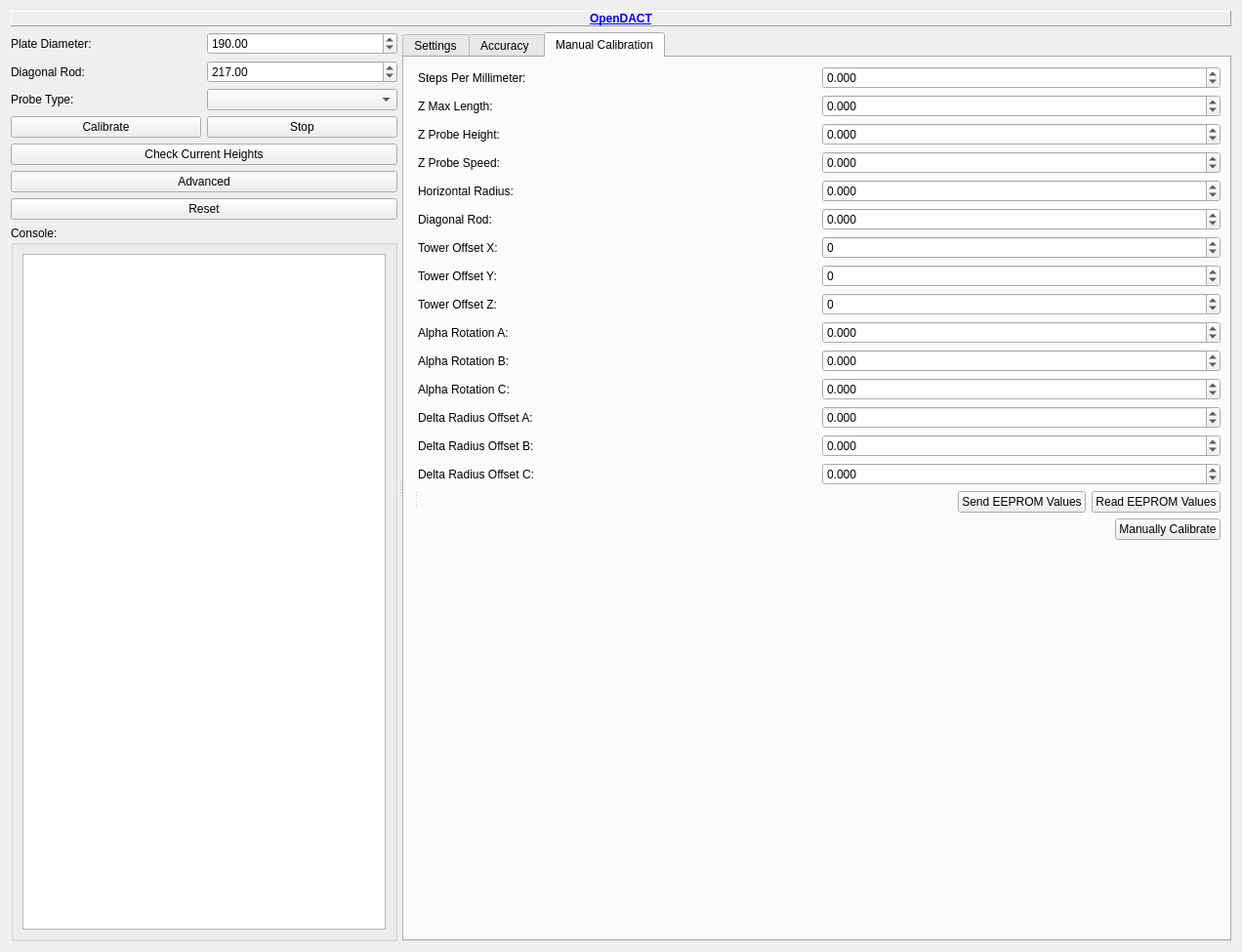
<?xml version="1.0" encoding="UTF-8"?>
<ui version="4.0">
 <class>opendact_wnd</class>
 <widget class="QWidget" name="opendact_wnd">
  <property name="geometry">
   <rect>
    <x>0</x>
    <y>0</y>
    <width>1272</width>
    <height>975</height>
   </rect>
  </property>
  <property name="windowTitle">
   <string>Form</string>
  </property>
  <layout class="QVBoxLayout" name="verticalLayout_4">
   <item>
    <widget class="QLabel" name="label_2">
     <property name="sizePolicy">
      <sizepolicy hsizetype="Preferred" vsizetype="Fixed">
       <horstretch>0</horstretch>
       <verstretch>0</verstretch>
      </sizepolicy>
     </property>
     <property name="frameShape">
      <enum>QFrame::Panel</enum>
     </property>
     <property name="frameShadow">
      <enum>QFrame::Raised</enum>
     </property>
     <property name="text">
      <string>&lt;a href=&quot;http://forum.seemecnc.com/viewtopic.php?f=36&amp;t=8698&amp;sid=8914461096b24bb2954e1de80a75742e&quot;&gt;&lt;b&gt;OpenDACT&lt;/b&gt;&lt;/a&gt;</string>
     </property>
     <property name="alignment">
      <set>Qt::AlignCenter</set>
     </property>
    </widget>
   </item>
   <item>
    <widget class="QSplitter" name="splitter">
     <property name="orientation">
      <enum>Qt::Horizontal</enum>
     </property>
     <property name="handleWidth">
      <number>5</number>
     </property>
     <widget class="QWidget" name="layoutWidget">
      <layout class="QVBoxLayout" name="verticalLayout">
       <item>
        <layout class="QHBoxLayout" name="horizontalLayout_2">
         <item>
          <widget class="QLabel" name="label36">
           <property name="text">
            <string>Plate Diameter:</string>
           </property>
          </widget>
         </item>
         <item>
          <widget class="QDoubleSpinBox" name="textPlateDiameter">
           <property name="maximum">
            <double>1000.000000000000000</double>
           </property>
           <property name="value">
            <double>190.000000000000000</double>
           </property>
          </widget>
         </item>
        </layout>
       </item>
       <item>
        <layout class="QHBoxLayout" name="horizontalLayout_3">
         <item>
          <widget class="QLabel" name="label11">
           <property name="text">
            <string>Diagonal Rod:</string>
           </property>
          </widget>
         </item>
         <item>
          <widget class="QDoubleSpinBox" name="diagonalRodLengthText">
           <property name="maximum">
            <double>1000.000000000000000</double>
           </property>
           <property name="value">
            <double>217.000000000000000</double>
           </property>
          </widget>
         </item>
        </layout>
       </item>
       <item>
        <layout class="QHBoxLayout" name="horizontalLayout">
         <item>
          <widget class="QLabel" name="label4">
           <property name="text">
            <string>Probe Type:</string>
           </property>
          </widget>
         </item>
         <item>
          <widget class="QComboBox" name="comboBoxZMin"/>
         </item>
        </layout>
       </item>
       <item>
        <layout class="QHBoxLayout" name="horizontalLayout_4">
         <item>
          <widget class="QPushButton" name="calibrateButton">
           <property name="text">
            <string>Calibrate</string>
           </property>
          </widget>
         </item>
         <item>
          <widget class="QPushButton" name="stopBut">
           <property name="text">
            <string>Stop</string>
           </property>
          </widget>
         </item>
        </layout>
       </item>
       <item>
        <widget class="QPushButton" name="checkHeightsBut">
         <property name="text">
          <string>Check Current Heights</string>
         </property>
        </widget>
       </item>
       <item>
        <widget class="QPushButton" name="openAdvanced">
         <property name="text">
          <string>Advanced</string>
         </property>
        </widget>
       </item>
       <item>
        <widget class="QPushButton" name="resetPrinter">
         <property name="text">
          <string>Reset</string>
         </property>
        </widget>
       </item>
       <item>
        <widget class="QGroupBox" name="groupBox">
         <property name="title">
          <string>Console:</string>
         </property>
         <layout class="QHBoxLayout" name="horizontalLayout_5">
          <item>
           <widget class="QPlainTextEdit" name="consoleMain"/>
          </item>
         </layout>
        </widget>
       </item>
      </layout>
     </widget>
     <widget class="QTabWidget" name="tabControl1">
      <property name="currentIndex">
       <number>2</number>
      </property>
      <widget class="QWidget" name="tab">
       <attribute name="title">
        <string>Settings</string>
       </attribute>
       <layout class="QVBoxLayout" name="verticalLayout_3">
        <item>
         <layout class="QGridLayout" name="gridLayout">
          <item row="6" column="0">
           <widget class="QLabel" name="label11_9">
            <property name="text">
             <string>Probing Height:</string>
            </property>
           </widget>
          </item>
          <item row="7" column="0">
           <widget class="QLabel" name="label11_10">
            <property name="text">
             <string>Heuristic Mode:</string>
            </property>
           </widget>
          </item>
          <item row="5" column="0">
           <widget class="QLabel" name="label11_8">
            <property name="text">
             <string>Probing Speed (mm/s):</string>
            </property>
           </widget>
          </item>
          <item row="2" column="1">
           <widget class="QDoubleSpinBox" name="textHRadRatio">
            <property name="minimum">
             <double>-99.989999999999995</double>
            </property>
           </widget>
          </item>
          <item row="1" column="2">
           <widget class="QLabel" name="label11_20">
            <property name="text">
             <string>Z Max Length:</string>
            </property>
           </widget>
          </item>
          <item row="1" column="0">
           <widget class="QLabel" name="label11_4">
            <property name="text">
             <string>Heightmap Accuracy (+/-):</string>
            </property>
           </widget>
          </item>
          <item row="2" column="0">
           <widget class="QLabel" name="label11_5">
            <property name="text">
             <string>Horizontal Radius Change:</string>
            </property>
           </widget>
          </item>
          <item row="3" column="0">
           <widget class="QLabel" name="label11_6">
            <property name="text">
             <string>FSR Plate Offset (mm):</string>
            </property>
           </widget>
          </item>
          <item row="0" column="1">
           <widget class="QDoubleSpinBox" name="textAccuracy">
            <property name="minimum">
             <double>-99.989999999999995</double>
            </property>
            <property name="value">
             <double>0.050000000000000</double>
            </property>
           </widget>
          </item>
          <item row="0" column="2">
           <widget class="QLabel" name="label11_3">
            <property name="text">
             <string>Steps Per Millimeter:</string>
            </property>
           </widget>
          </item>
          <item row="4" column="0">
           <widget class="QLabel" name="label11_7">
            <property name="text">
             <string>Maximum Iterations:</string>
            </property>
           </widget>
          </item>
          <item row="1" column="1">
           <widget class="QDoubleSpinBox" name="textAccuracy2">
            <property name="minimum">
             <double>-99.989999999999995</double>
            </property>
           </widget>
          </item>
          <item row="3" column="1">
           <widget class="QDoubleSpinBox" name="textFSRPO">
            <property name="minimum">
             <double>-99.989999999999995</double>
            </property>
           </widget>
          </item>
          <item row="8" column="0">
           <widget class="QLabel" name="label11_11">
            <property name="text">
             <string>Steps Per Millimeter Change:</string>
            </property>
           </widget>
          </item>
          <item row="4" column="1">
           <widget class="QSpinBox" name="textMaxIterations">
            <property name="maximum">
             <number>100</number>
            </property>
           </widget>
          </item>
          <item row="11" column="0">
           <widget class="QLabel" name="label11_14">
            <property name="text">
             <string>Alpha Rotation Percentage Correction:</string>
            </property>
           </widget>
          </item>
          <item row="9" column="0">
           <widget class="QLabel" name="label11_12">
            <property name="text">
             <string>Tower SPM Percentage Correction:</string>
            </property>
           </widget>
          </item>
          <item row="5" column="1">
           <widget class="QSpinBox" name="textProbingSpeed"/>
          </item>
          <item row="7" column="1">
           <widget class="QComboBox" name="heuristicComboBox"/>
          </item>
          <item row="6" column="1">
           <widget class="QDoubleSpinBox" name="textProbingHeight"/>
          </item>
          <item row="9" column="1">
           <widget class="QDoubleSpinBox" name="textDeltaTower">
            <property name="decimals">
             <number>5</number>
            </property>
            <property name="minimum">
             <double>-99.989999999999995</double>
            </property>
           </widget>
          </item>
          <item row="12" column="0">
           <widget class="QLabel" name="label11_15">
            <property name="text">
             <string>Tower Offset Correction Main:</string>
            </property>
           </widget>
          </item>
          <item row="10" column="0">
           <widget class="QLabel" name="label11_13">
            <property name="text">
             <string>Opposite SPM Percentage Correction:</string>
            </property>
           </widget>
          </item>
          <item row="8" column="1">
           <widget class="QDoubleSpinBox" name="textDRadRatio">
            <property name="minimum">
             <double>-99.989999999999995</double>
            </property>
           </widget>
          </item>
          <item row="15" column="0">
           <widget class="QLabel" name="label11_18">
            <property name="text">
             <string>Tower Offset Correction Secondary Opp:</string>
            </property>
           </widget>
          </item>
          <item row="10" column="1">
           <widget class="QDoubleSpinBox" name="textDeltaOpp">
            <property name="decimals">
             <number>5</number>
            </property>
            <property name="minimum">
             <double>-99.989999999999995</double>
            </property>
           </widget>
          </item>
          <item row="11" column="1">
           <widget class="QDoubleSpinBox" name="alphaText">
            <property name="minimum">
             <double>-99.989999999999995</double>
            </property>
           </widget>
          </item>
          <item row="12" column="1">
           <widget class="QDoubleSpinBox" name="textOffsetPerc">
            <property name="minimum">
             <double>-99.989999999999995</double>
            </property>
           </widget>
          </item>
          <item row="14" column="1">
           <widget class="QDoubleSpinBox" name="textTowPerc">
            <property name="minimum">
             <double>-99.989999999999995</double>
            </property>
           </widget>
          </item>
          <item row="13" column="0">
           <widget class="QLabel" name="label11_16">
            <property name="text">
             <string>Tower Offset Correction Main Opposite:</string>
            </property>
           </widget>
          </item>
          <item row="14" column="0">
           <widget class="QLabel" name="label11_17">
            <property name="text">
             <string>Tower Offset Correction Secondary:</string>
            </property>
           </widget>
          </item>
          <item row="0" column="0">
           <widget class="QLabel" name="label11_2">
            <property name="text">
             <string>Calculation Accuracy (+/-):</string>
            </property>
           </widget>
          </item>
          <item row="13" column="1">
           <widget class="QDoubleSpinBox" name="textMainOppPerc">
            <property name="minimum">
             <double>-99.989999999999995</double>
            </property>
           </widget>
          </item>
          <item row="1" column="3">
           <widget class="QDoubleSpinBox" name="zMaxLengthText">
            <property name="maximum">
             <double>2000.000000000000000</double>
            </property>
           </widget>
          </item>
          <item row="16" column="1">
           <widget class="QSpinBox" name="xySpeedTxt">
            <property name="minimum">
             <number>1</number>
            </property>
            <property name="maximum">
             <number>200</number>
            </property>
           </widget>
          </item>
          <item row="15" column="1">
           <widget class="QDoubleSpinBox" name="textOppPerc">
            <property name="minimum">
             <double>-99.989999999999995</double>
            </property>
           </widget>
          </item>
          <item row="16" column="0">
           <widget class="QLabel" name="label11_19">
            <property name="text">
             <string>XY Travel Speed(mm/s):</string>
            </property>
           </widget>
          </item>
          <item row="2" column="2">
           <widget class="QLabel" name="label11_21">
            <property name="text">
             <string>Z Probe Height:</string>
            </property>
           </widget>
          </item>
          <item row="3" column="2">
           <widget class="QLabel" name="label11_22">
            <property name="text">
             <string>Z Probe Speed:</string>
            </property>
           </widget>
          </item>
          <item row="4" column="2">
           <widget class="QLabel" name="label11_23">
            <property name="text">
             <string>Horizontal Radius:</string>
            </property>
           </widget>
          </item>
          <item row="5" column="2">
           <widget class="QLabel" name="label11_24">
            <property name="text">
             <string>Diagonal Rod:</string>
            </property>
           </widget>
          </item>
          <item row="2" column="3">
           <widget class="QDoubleSpinBox" name="zProbeText"/>
          </item>
          <item row="3" column="3">
           <widget class="QDoubleSpinBox" name="zProbeSpeedText"/>
          </item>
          <item row="4" column="3">
           <widget class="QDoubleSpinBox" name="HRadiusText">
            <property name="maximum">
             <double>1000.000000000000000</double>
            </property>
           </widget>
          </item>
          <item row="5" column="3">
           <widget class="QDoubleSpinBox" name="diagonalRod">
            <property name="maximum">
             <double>1000.000000000000000</double>
            </property>
           </widget>
          </item>
          <item row="6" column="2">
           <widget class="QLabel" name="label11_25">
            <property name="text">
             <string>Tower Offset X:</string>
            </property>
           </widget>
          </item>
          <item row="6" column="3">
           <widget class="QSpinBox" name="offsetXText">
            <property name="minimum">
             <number>-999</number>
            </property>
            <property name="maximum">
             <number>999</number>
            </property>
           </widget>
          </item>
          <item row="7" column="2">
           <widget class="QLabel" name="label11_26">
            <property name="text">
             <string>Tower Offset Y:</string>
            </property>
           </widget>
          </item>
          <item row="8" column="2">
           <widget class="QLabel" name="label11_27">
            <property name="text">
             <string>Tower Offset Z:</string>
            </property>
           </widget>
          </item>
          <item row="7" column="3">
           <widget class="QSpinBox" name="offsetYText">
            <property name="minimum">
             <number>-999</number>
            </property>
            <property name="maximum">
             <number>999</number>
            </property>
           </widget>
          </item>
          <item row="8" column="3">
           <widget class="QSpinBox" name="offsetZText">
            <property name="minimum">
             <number>-999</number>
            </property>
            <property name="maximum">
             <number>999</number>
            </property>
           </widget>
          </item>
          <item row="9" column="2">
           <widget class="QLabel" name="label11_28">
            <property name="text">
             <string>Alpha Rotation A:</string>
            </property>
           </widget>
          </item>
          <item row="9" column="3">
           <widget class="QDoubleSpinBox" name="AText">
            <property name="minimum">
             <double>-1000.000000000000000</double>
            </property>
            <property name="maximum">
             <double>1000.000000000000000</double>
            </property>
           </widget>
          </item>
          <item row="10" column="2">
           <widget class="QLabel" name="label11_29">
            <property name="text">
             <string>Alpha Rotation B:</string>
            </property>
           </widget>
          </item>
          <item row="11" column="2">
           <widget class="QLabel" name="label11_30">
            <property name="text">
             <string>Alpha Rotation C:</string>
            </property>
           </widget>
          </item>
          <item row="10" column="3">
           <widget class="QDoubleSpinBox" name="BText">
            <property name="minimum">
             <double>-1000.000000000000000</double>
            </property>
            <property name="maximum">
             <double>1000.000000000000000</double>
            </property>
           </widget>
          </item>
          <item row="11" column="3">
           <widget class="QDoubleSpinBox" name="CText">
            <property name="minimum">
             <double>-1000.000000000000000</double>
            </property>
            <property name="maximum">
             <double>1000.000000000000000</double>
            </property>
           </widget>
          </item>
          <item row="12" column="2">
           <widget class="QLabel" name="label11_31">
            <property name="text">
             <string>Delta Radius Offset A:</string>
            </property>
           </widget>
          </item>
          <item row="13" column="2">
           <widget class="QLabel" name="label11_32">
            <property name="text">
             <string>Delta Radius Offset B:</string>
            </property>
           </widget>
          </item>
          <item row="14" column="2">
           <widget class="QLabel" name="label11_33">
            <property name="text">
             <string>Delta Radius Offset C:</string>
            </property>
           </widget>
          </item>
          <item row="12" column="3">
           <widget class="QDoubleSpinBox" name="DAText">
            <property name="minimum">
             <double>-1000.000000000000000</double>
            </property>
            <property name="maximum">
             <double>1000.000000000000000</double>
            </property>
           </widget>
          </item>
          <item row="13" column="3">
           <widget class="QDoubleSpinBox" name="DBText">
            <property name="minimum">
             <double>-1000.000000000000000</double>
            </property>
            <property name="maximum">
             <double>1000.000000000000000</double>
            </property>
           </widget>
          </item>
          <item row="14" column="3">
           <widget class="QDoubleSpinBox" name="DCText">
            <property name="minimum">
             <double>-1000.000000000000000</double>
            </property>
            <property name="maximum">
             <double>1000.000000000000000</double>
            </property>
           </widget>
          </item>
          <item row="15" column="2">
           <widget class="QPushButton" name="sendEEPROMButton">
            <property name="text">
             <string>Send EEPROM Values</string>
            </property>
           </widget>
          </item>
          <item row="15" column="3">
           <widget class="QPushButton" name="readEEPROM">
            <property name="text">
             <string>Read EEPROM Values</string>
            </property>
           </widget>
          </item>
          <item row="0" column="3">
           <widget class="QDoubleSpinBox" name="stepsPerMMText">
            <property name="minimum">
             <double>10.000000000000000</double>
            </property>
            <property name="maximum">
             <double>300.000000000000000</double>
            </property>
           </widget>
          </item>
         </layout>
        </item>
        <item>
         <layout class="QVBoxLayout" name="verticalLayout_2">
          <item>
           <spacer name="verticalSpacer">
            <property name="orientation">
             <enum>Qt::Vertical</enum>
            </property>
            <property name="sizeHint" stdset="0">
             <size>
              <width>20</width>
              <height>18</height>
             </size>
            </property>
           </spacer>
          </item>
          <item>
           <widget class="QLabel" name="label">
            <property name="text">
             <string>Delta Radii Percentage Correction:</string>
            </property>
           </widget>
          </item>
          <item>
           <layout class="QHBoxLayout" name="horizontalLayout_6">
            <item>
             <widget class="QDoubleSpinBox" name="textBox6"/>
            </item>
            <item>
             <widget class="QDoubleSpinBox" name="textBox5"/>
            </item>
            <item>
             <widget class="QDoubleSpinBox" name="textBox4"/>
            </item>
            <item>
             <widget class="QDoubleSpinBox" name="textBox3"/>
            </item>
            <item>
             <widget class="QDoubleSpinBox" name="textBox2"/>
            </item>
            <item>
             <widget class="QDoubleSpinBox" name="textBox1"/>
            </item>
           </layout>
          </item>
         </layout>
        </item>
        <item>
         <spacer name="verticalSpacer_2">
          <property name="orientation">
           <enum>Qt::Vertical</enum>
          </property>
          <property name="sizeHint" stdset="0">
           <size>
            <width>20</width>
            <height>127</height>
           </size>
          </property>
         </spacer>
        </item>
       </layout>
      </widget>
      <widget class="QWidget" name="tab_2">
       <attribute name="title">
        <string>Accuracy </string>
       </attribute>
       <layout class="QHBoxLayout" name="horizontalLayout_7">
        <item>
         <widget class="QSplitter" name="splitter_2">
          <property name="orientation">
           <enum>Qt::Horizontal</enum>
          </property>
          <property name="handleWidth">
           <number>5</number>
          </property>
          <widget class="QWidget" name="verticalLayoutWidget">
           <layout class="QVBoxLayout" name="accuracyTimeHolder"/>
          </widget>
          <widget class="QWidget" name="layoutWidget_2">
           <layout class="QVBoxLayout" name="heightMapsLayout"/>
          </widget>
         </widget>
        </item>
       </layout>
      </widget>
      <widget class="QWidget" name="tab_3">
       <attribute name="title">
        <string>Manual Calibration</string>
       </attribute>
       <layout class="QVBoxLayout" name="verticalLayout_7">
        <item>
         <widget class="QSplitter" name="splitter_3">
          <property name="orientation">
           <enum>Qt::Horizontal</enum>
          </property>
          <property name="handleWidth">
           <number>5</number>
          </property>
          <widget class="QWidget" name="verticalLayoutWidget_2">
           <layout class="QVBoxLayout" name="verticalLayout_5"/>
          </widget>
          <widget class="QWidget" name="layoutWidget">
           <layout class="QVBoxLayout" name="verticalLayout_6">
            <item>
             <layout class="QGridLayout" name="gridLayout_2">
              <item row="2" column="0">
               <widget class="QLabel" name="label36_5">
                <property name="text">
                 <string>Z Probe Height:</string>
                </property>
               </widget>
              </item>
              <item row="4" column="0">
               <widget class="QLabel" name="label36_7">
                <property name="text">
                 <string>Horizontal Radius:</string>
                </property>
               </widget>
              </item>
              <item row="1" column="0">
               <widget class="QLabel" name="label36_4">
                <property name="text">
                 <string>Z Max Length:</string>
                </property>
               </widget>
              </item>
              <item row="3" column="0">
               <widget class="QLabel" name="label36_6">
                <property name="text">
                 <string>Z Probe Speed:</string>
                </property>
               </widget>
              </item>
              <item row="10" column="0">
               <widget class="QLabel" name="label36_12">
                <property name="text">
                 <string>Alpha Rotation B:</string>
                </property>
               </widget>
              </item>
              <item row="5" column="0">
               <widget class="QLabel" name="label36_8">
                <property name="text">
                 <string>Diagonal Rod:</string>
                </property>
               </widget>
              </item>
              <item row="14" column="0">
               <widget class="QLabel" name="label36_15">
                <property name="text">
                 <string>Delta Radius Offset C:</string>
                </property>
               </widget>
              </item>
              <item row="9" column="0">
               <widget class="QLabel" name="label36_11">
                <property name="text">
                 <string>Alpha Rotation A:</string>
                </property>
               </widget>
              </item>
              <item row="7" column="0">
               <widget class="QLabel" name="label36_3">
                <property name="text">
                 <string>Tower Offset Y:</string>
                </property>
               </widget>
              </item>
              <item row="0" column="1">
               <widget class="QDoubleSpinBox" name="spmMan">
                <property name="decimals">
                 <number>3</number>
                </property>
                <property name="minimum">
                 <double>-1000.000000000000000</double>
                </property>
                <property name="maximum">
                 <double>1000.000000000000000</double>
                </property>
                <property name="singleStep">
                 <double>0.001000000000000</double>
                </property>
                <property name="value">
                 <double>0.000000000000000</double>
                </property>
               </widget>
              </item>
              <item row="0" column="0">
               <widget class="QLabel" name="label36_2">
                <property name="text">
                 <string>Steps Per Millimeter:</string>
                </property>
               </widget>
              </item>
              <item row="11" column="0">
               <widget class="QLabel" name="label36_13">
                <property name="text">
                 <string>Alpha Rotation C:</string>
                </property>
               </widget>
              </item>
              <item row="12" column="0">
               <widget class="QLabel" name="label36_14">
                <property name="text">
                 <string>Delta Radius Offset A:</string>
                </property>
               </widget>
              </item>
              <item row="8" column="0">
               <widget class="QLabel" name="label36_10">
                <property name="text">
                 <string>Tower Offset Z:</string>
                </property>
               </widget>
              </item>
              <item row="6" column="0">
               <widget class="QLabel" name="label36_9">
                <property name="text">
                 <string>Tower Offset X:</string>
                </property>
               </widget>
              </item>
              <item row="1" column="1">
               <widget class="QDoubleSpinBox" name="zMaxMan">
                <property name="decimals">
                 <number>3</number>
                </property>
                <property name="minimum">
                 <double>-1000.000000000000000</double>
                </property>
                <property name="maximum">
                 <double>1000.000000000000000</double>
                </property>
                <property name="singleStep">
                 <double>0.001000000000000</double>
                </property>
                <property name="value">
                 <double>0.000000000000000</double>
                </property>
               </widget>
              </item>
              <item row="13" column="0">
               <widget class="QLabel" name="label36_16">
                <property name="text">
                 <string>Delta Radius Offset B:</string>
                </property>
               </widget>
              </item>
              <item row="2" column="1">
               <widget class="QDoubleSpinBox" name="zProHeiMan">
                <property name="decimals">
                 <number>3</number>
                </property>
                <property name="minimum">
                 <double>-1000.000000000000000</double>
                </property>
                <property name="maximum">
                 <double>1000.000000000000000</double>
                </property>
                <property name="singleStep">
                 <double>0.001000000000000</double>
                </property>
                <property name="value">
                 <double>0.000000000000000</double>
                </property>
               </widget>
              </item>
              <item row="3" column="1">
               <widget class="QDoubleSpinBox" name="zProSpeMan">
                <property name="decimals">
                 <number>3</number>
                </property>
                <property name="minimum">
                 <double>-1000.000000000000000</double>
                </property>
                <property name="maximum">
                 <double>1000.000000000000000</double>
                </property>
                <property name="singleStep">
                 <double>0.001000000000000</double>
                </property>
                <property name="value">
                 <double>0.000000000000000</double>
                </property>
               </widget>
              </item>
              <item row="4" column="1">
               <widget class="QDoubleSpinBox" name="horRadMan">
                <property name="decimals">
                 <number>3</number>
                </property>
                <property name="minimum">
                 <double>-1000.000000000000000</double>
                </property>
                <property name="maximum">
                 <double>1000.000000000000000</double>
                </property>
                <property name="singleStep">
                 <double>0.001000000000000</double>
                </property>
                <property name="value">
                 <double>0.000000000000000</double>
                </property>
               </widget>
              </item>
              <item row="5" column="1">
               <widget class="QDoubleSpinBox" name="diaRodMan">
                <property name="decimals">
                 <number>3</number>
                </property>
                <property name="minimum">
                 <double>-1000.000000000000000</double>
                </property>
                <property name="maximum">
                 <double>1000.000000000000000</double>
                </property>
                <property name="singleStep">
                 <double>0.001000000000000</double>
                </property>
                <property name="value">
                 <double>0.000000000000000</double>
                </property>
               </widget>
              </item>
              <item row="9" column="1">
               <widget class="QDoubleSpinBox" name="alpRotAMan">
                <property name="decimals">
                 <number>3</number>
                </property>
                <property name="minimum">
                 <double>-1000.000000000000000</double>
                </property>
                <property name="maximum">
                 <double>1000.000000000000000</double>
                </property>
                <property name="singleStep">
                 <double>0.001000000000000</double>
                </property>
                <property name="value">
                 <double>0.000000000000000</double>
                </property>
               </widget>
              </item>
              <item row="10" column="1">
               <widget class="QDoubleSpinBox" name="alpRotBMan">
                <property name="decimals">
                 <number>3</number>
                </property>
                <property name="minimum">
                 <double>-1000.000000000000000</double>
                </property>
                <property name="maximum">
                 <double>1000.000000000000000</double>
                </property>
                <property name="singleStep">
                 <double>0.001000000000000</double>
                </property>
                <property name="value">
                 <double>0.000000000000000</double>
                </property>
               </widget>
              </item>
              <item row="11" column="1">
               <widget class="QDoubleSpinBox" name="alpRotCMan">
                <property name="decimals">
                 <number>3</number>
                </property>
                <property name="minimum">
                 <double>-1000.000000000000000</double>
                </property>
                <property name="maximum">
                 <double>1000.000000000000000</double>
                </property>
                <property name="singleStep">
                 <double>0.001000000000000</double>
                </property>
                <property name="value">
                 <double>0.000000000000000</double>
                </property>
               </widget>
              </item>
              <item row="12" column="1">
               <widget class="QDoubleSpinBox" name="delRadAMan">
                <property name="decimals">
                 <number>3</number>
                </property>
                <property name="minimum">
                 <double>-1000.000000000000000</double>
                </property>
                <property name="maximum">
                 <double>1000.000000000000000</double>
                </property>
                <property name="singleStep">
                 <double>0.001000000000000</double>
                </property>
                <property name="value">
                 <double>0.000000000000000</double>
                </property>
               </widget>
              </item>
              <item row="13" column="1">
               <widget class="QDoubleSpinBox" name="delRadBMan">
                <property name="decimals">
                 <number>3</number>
                </property>
                <property name="minimum">
                 <double>-1000.000000000000000</double>
                </property>
                <property name="maximum">
                 <double>1000.000000000000000</double>
                </property>
                <property name="singleStep">
                 <double>0.001000000000000</double>
                </property>
                <property name="value">
                 <double>0.000000000000000</double>
                </property>
               </widget>
              </item>
              <item row="14" column="1">
               <widget class="QDoubleSpinBox" name="delRadCMan">
                <property name="decimals">
                 <number>3</number>
                </property>
                <property name="minimum">
                 <double>-1000.000000000000000</double>
                </property>
                <property name="maximum">
                 <double>1000.000000000000000</double>
                </property>
                <property name="singleStep">
                 <double>0.001000000000000</double>
                </property>
                <property name="value">
                 <double>0.000000000000000</double>
                </property>
               </widget>
              </item>
              <item row="6" column="1">
               <widget class="QSpinBox" name="towOffXMan">
                <property name="minimum">
                 <number>-1000</number>
                </property>
                <property name="maximum">
                 <number>1000</number>
                </property>
               </widget>
              </item>
              <item row="7" column="1">
               <widget class="QSpinBox" name="towOffYMan">
                <property name="minimum">
                 <number>-1000</number>
                </property>
                <property name="maximum">
                 <number>1000</number>
                </property>
               </widget>
              </item>
              <item row="8" column="1">
               <widget class="QSpinBox" name="towOffZMan">
                <property name="minimum">
                 <number>-1000</number>
                </property>
                <property name="maximum">
                 <number>1000</number>
                </property>
               </widget>
              </item>
             </layout>
            </item>
            <item>
             <layout class="QHBoxLayout" name="horizontalLayout_8">
              <item>
               <spacer name="horizontalSpacer">
                <property name="orientation">
                 <enum>Qt::Horizontal</enum>
                </property>
                <property name="sizeHint" stdset="0">
                 <size>
                  <width>40</width>
                  <height>20</height>
                 </size>
                </property>
               </spacer>
              </item>
              <item>
               <widget class="QPushButton" name="sendEepromMan">
                <property name="text">
                 <string>Send EEPROM Values</string>
                </property>
               </widget>
              </item>
              <item>
               <widget class="QPushButton" name="readEepromMan">
                <property name="text">
                 <string>Read EEPROM Values</string>
                </property>
               </widget>
              </item>
             </layout>
            </item>
            <item>
             <layout class="QHBoxLayout" name="horizontalLayout_9">
              <item>
               <spacer name="horizontalSpacer_2">
                <property name="orientation">
                 <enum>Qt::Horizontal</enum>
                </property>
                <property name="sizeHint" stdset="0">
                 <size>
                  <width>40</width>
                  <height>20</height>
                 </size>
                </property>
               </spacer>
              </item>
              <item>
               <widget class="QPushButton" name="manualCalibrateBut">
                <property name="text">
                 <string>Manually Calibrate</string>
                </property>
               </widget>
              </item>
             </layout>
            </item>
            <item>
             <spacer name="verticalSpacer_3">
              <property name="orientation">
               <enum>Qt::Vertical</enum>
              </property>
              <property name="sizeHint" stdset="0">
               <size>
                <width>20</width>
                <height>40</height>
               </size>
              </property>
             </spacer>
            </item>
           </layout>
          </widget>
         </widget>
        </item>
       </layout>
      </widget>
     </widget>
    </widget>
   </item>
  </layout>
 </widget>
 <resources/>
 <connections/>
</ui>
